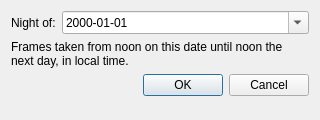
<?xml version="1.0" encoding="UTF-8"?>
<ui version="4.0">
 <class>NightDialog</class>
 <widget class="QDialog" name="NightDialog">
  <property name="geometry">
   <rect>
    <x>0</x>
    <y>0</y>
    <width>320</width>
    <height>120</height>
   </rect>
  </property>
  <property name="windowTitle">
   <string>Night</string>
  </property>
  <layout class="QFormLayout" name="formLayout">
   <item row="0" column="0">
    <widget class="QLabel" name="nightLabel">
     <property name="text">
      <string>Night of:</string>
     </property>
    </widget>
   </item>
   <item row="0" column="1">
    <widget class="QDateEdit" name="nightEdit">
     <property name="displayFormat">
      <string>yyyy-MM-dd</string>
     </property>
     <property name="calendarPopup">
      <bool>true</bool>
     </property>
    </widget>
   </item>
   <item row="1" column="0" colspan="2">
    <widget class="QLabel" name="hintLabel">
     <property name="text">
      <string>Frames taken from noon on this date until noon the next day, in local time.</string>
     </property>
     <property name="wordWrap">
      <bool>true</bool>
     </property>
    </widget>
   </item>
   <item row="2" column="0" colspan="2">
    <widget class="QDialogButtonBox" name="buttonBox">
     <property name="orientation">
      <enum>Qt::Orientation::Horizontal</enum>
     </property>
     <property name="standardButtons">
      <set>QDialogButtonBox::StandardButton::Cancel|QDialogButtonBox::StandardButton::Ok</set>
     </property>
    </widget>
   </item>
  </layout>
 </widget>
 <resources/>
 <connections>
  <connection>
   <sender>buttonBox</sender>
   <signal>accepted()</signal>
   <receiver>NightDialog</receiver>
   <slot>accept()</slot>
  </connection>
  <connection>
   <sender>buttonBox</sender>
   <signal>rejected()</signal>
   <receiver>NightDialog</receiver>
   <slot>reject()</slot>
  </connection>
 </connections>
</ui>
